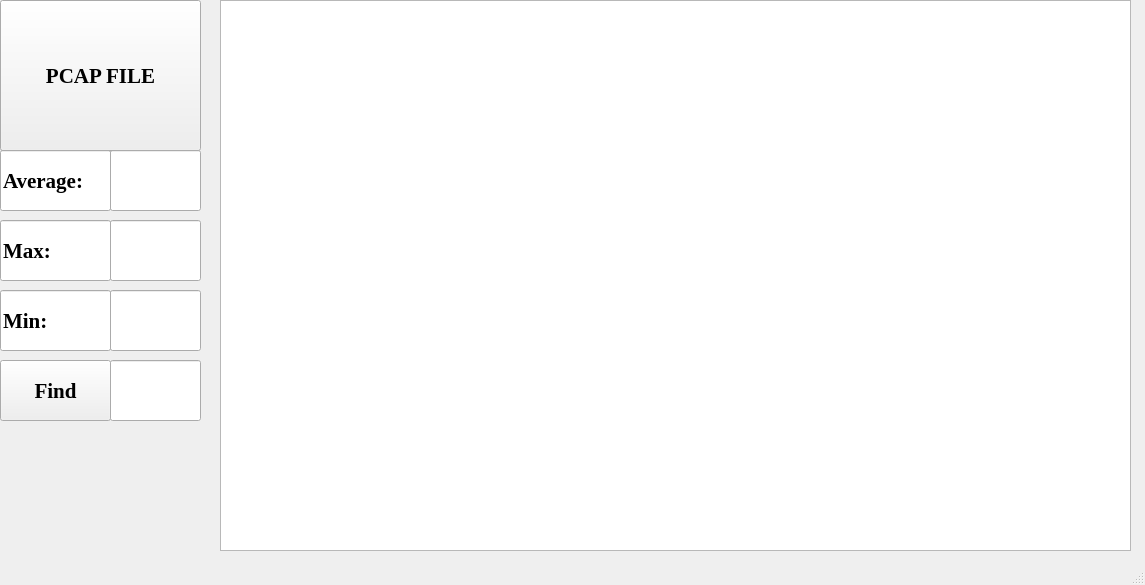
<?xml version="1.0" encoding="UTF-8"?>
<ui version="4.0">
 <class>PCAP</class>
 <widget class="QMainWindow" name="PCAP">
  <property name="geometry">
   <rect>
    <x>0</x>
    <y>0</y>
    <width>1145</width>
    <height>585</height>
   </rect>
  </property>
  <property name="font">
   <font>
    <family>Times New Roman</family>
    <pointsize>16</pointsize>
    <weight>75</weight>
    <italic>false</italic>
    <bold>true</bold>
    <underline>false</underline>
    <strikeout>false</strikeout>
   </font>
  </property>
  <property name="windowTitle">
   <string>MainWindow</string>
  </property>
  <widget class="QWidget" name="centralwidget">
   <widget class="QPushButton" name="pushButton">
    <property name="enabled">
     <bool>true</bool>
    </property>
    <property name="geometry">
     <rect>
      <x>0</x>
      <y>0</y>
      <width>201</width>
      <height>151</height>
     </rect>
    </property>
    <property name="font">
     <font>
      <family>Times New Roman</family>
     </font>
    </property>
    <property name="text">
     <string>PCAP FILE</string>
    </property>
   </widget>
   <widget class="QLineEdit" name="lineEdit_2">
    <property name="geometry">
     <rect>
      <x>0</x>
      <y>150</y>
      <width>111</width>
      <height>61</height>
     </rect>
    </property>
    <property name="font">
     <font>
      <family>Times New Roman</family>
     </font>
    </property>
    <property name="toolTip">
     <string>&lt;html&gt;&lt;head/&gt;&lt;body&gt;&lt;p&gt;&lt;br/&gt;&lt;/p&gt;&lt;/body&gt;&lt;/html&gt;</string>
    </property>
    <property name="text">
     <string>Average:</string>
    </property>
   </widget>
   <widget class="QLineEdit" name="lineEdit_3">
    <property name="geometry">
     <rect>
      <x>0</x>
      <y>220</y>
      <width>111</width>
      <height>61</height>
     </rect>
    </property>
    <property name="font">
     <font>
      <family>Times New Roman</family>
     </font>
    </property>
    <property name="text">
     <string>Max:</string>
    </property>
   </widget>
   <widget class="QLineEdit" name="lineEdit">
    <property name="geometry">
     <rect>
      <x>0</x>
      <y>290</y>
      <width>111</width>
      <height>61</height>
     </rect>
    </property>
    <property name="font">
     <font>
      <family>Times New Roman</family>
     </font>
    </property>
    <property name="text">
     <string>Min:</string>
    </property>
   </widget>
   <widget class="QLineEdit" name="lineEdit_5">
    <property name="geometry">
     <rect>
      <x>110</x>
      <y>150</y>
      <width>91</width>
      <height>61</height>
     </rect>
    </property>
    <property name="font">
     <font>
      <family>Times New Roman</family>
     </font>
    </property>
   </widget>
   <widget class="QLineEdit" name="lineEdit_6">
    <property name="geometry">
     <rect>
      <x>110</x>
      <y>220</y>
      <width>91</width>
      <height>61</height>
     </rect>
    </property>
    <property name="font">
     <font>
      <family>Times New Roman</family>
     </font>
    </property>
   </widget>
   <widget class="QLineEdit" name="lineEdit_7">
    <property name="geometry">
     <rect>
      <x>110</x>
      <y>290</y>
      <width>91</width>
      <height>61</height>
     </rect>
    </property>
    <property name="font">
     <font>
      <family>Times New Roman</family>
     </font>
    </property>
   </widget>
   <widget class="QTextEdit" name="textEdit">
    <property name="geometry">
     <rect>
      <x>220</x>
      <y>0</y>
      <width>911</width>
      <height>551</height>
     </rect>
    </property>
    <property name="font">
     <font>
      <pointsize>12</pointsize>
     </font>
    </property>
   </widget>
   <widget class="QLineEdit" name="lineEdit_4">
    <property name="geometry">
     <rect>
      <x>110</x>
      <y>360</y>
      <width>91</width>
      <height>61</height>
     </rect>
    </property>
   </widget>
   <widget class="QPushButton" name="pushButton_2">
    <property name="geometry">
     <rect>
      <x>0</x>
      <y>360</y>
      <width>111</width>
      <height>61</height>
     </rect>
    </property>
    <property name="font">
     <font>
      <pointsize>16</pointsize>
     </font>
    </property>
    <property name="toolTip">
     <string>&lt;html&gt;&lt;head/&gt;&lt;body&gt;&lt;p&gt;&lt;br/&gt;&lt;/p&gt;&lt;/body&gt;&lt;/html&gt;</string>
    </property>
    <property name="text">
     <string>Find</string>
    </property>
   </widget>
  </widget>
  <widget class="QStatusBar" name="statusbar"/>
  <action name="PCAPOPEN">
   <property name="text">
    <string>PCAPOPEN</string>
   </property>
   <property name="toolTip">
    <string>PCAPOPEN</string>
   </property>
  </action>
 </widget>
 <resources/>
 <connections/>
</ui>
